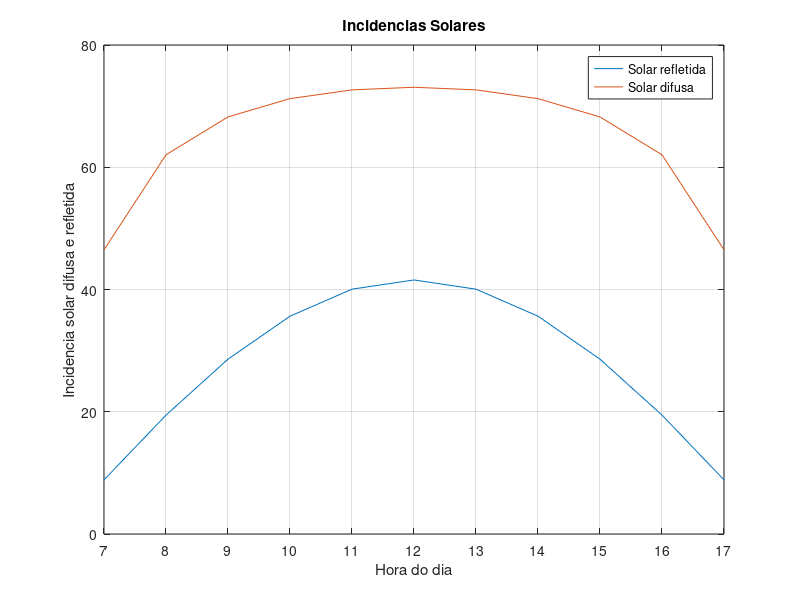

The MATLAB source for this figure:
close all 
clear all
L1 = -7.11; % latitude JP

delta1 = -9.6; % dia 288

H = -5:5;

beta1 = asind(cosd(L1).*cosd(delta1).*cosd(H.*15) + sind(L1).*sind(delta1));

sigma = 52; % angulo coletor, estacionario 

thetaS = asind((cosd(delta1).*sind(H.*15))./cosd(beta1));

thetaC = 20; % angulo azimutal do coletor, estacionario

n1 = 288; % dia 15/10


A = 1160 + 75*sind(360/365*(n1-275));
k = 0.174 + 0.035*sind(360/365*(n1-100));
m = 1./(sind(beta1));
Ib = A.*exp(-k.*m);
cosTheta = cosd(beta1).*cosd(thetaS-thetaC).*sind(sigma) + sind(beta1).*cosd(sigma);
Ibc = Ib.*cosTheta;

% INCIDENCIA SOLAR DIFUSA

C = 0.095 + 0.04.*sind(360.*(n1-100)./365); % depende do dia
Idc = C.*Ib.*((1+cosd(sigma))./2); % depende do angulo do coletor

% INCIDENCIA SOLAR REFLETIDA
% refletancia 0.2

Irc = 0.2.*Ib.*(sind(beta1)+C).*((1-cosd(sigma))/2);

% INCIDENCIA TOTAL NO PAINEL
Ic = Ibc+Idc+Irc;

%fprintf('Valor total no coletor: %0.3f\n', Ic);
figure(1)
plot(H, Irc)
hold on
plot(H, Idc)
grid on
xlabel('Hora do dia')
ylabel('Incidencia solar difusa e refletida')
legend('Solar refletida', 'Solar difusa')
title('Incidencias Solares')
xlim([-5 5])
set(gca,'XTick',-5:1:5)
set(gca,'XTickLabel',7:1:17)


